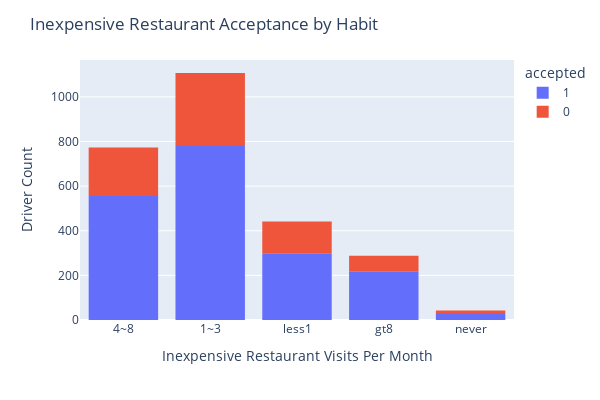

The code cell stored with this chart in its notebook:
### Code cell
# The final obvious candidate for a column related to restaurant coupon acceptance
# is the driver's restaurant visitation habits.
# I want to visualize acceptance across habits to see if there are any obvious trends.
fig_lt20_habits = px.histogram(lt20, x=lt20['restaurant_less_than_20'], color='accepted')
fig_lt20_habits.update_layout(title='Inexpensive Restaurant Acceptance by Habit', 
                              xaxis_title='Inexpensive Restaurant Visits Per Month', 
                              yaxis_title='Driver Count',
                              height=400,
                              width=600)
fig_lt20_habits.show()

### Figure 1 — Plotly figure (JSON) as saved in the notebook; plotly's stock layout.template omitted (floating-point values rounded to 4 significant figures; data arrays with more than 128 entries replaced by an {"elided": "..."} marker saying what was removed)
{"data": [{"alignmentgroup": "True", "bingroup": "x", "hovertemplate": "accepted=1<br>restaurant_less_than_20=%{x}<br>count=%{y}<extra></extra>", "legendgroup": "1", "marker": {"color": "#636efa", "pattern": {"shape": ""}}, "name": "1", "offsetgroup": "1", "orientation": "v", "showlegend": true, "type": "histogram", "x": {"elided": "1881 str values"}, "xaxis": "x", "yaxis": "y"}, {"alignmentgroup": "True", "bingroup": "x", "hovertemplate": "accepted=0<br>restaurant_less_than_20=%{x}<br>count=%{y}<extra></extra>", "legendgroup": "0", "marker": {"color": "#EF553B", "pattern": {"shape": ""}}, "name": "0", "offsetgroup": "0", "orientation": "v", "showlegend": true, "type": "histogram", "x": {"elided": "772 str values"}, "xaxis": "x", "yaxis": "y"}], "layout": {"barmode": "relative", "height": 400, "legend": {"title": {"text": "accepted"}, "tracegroupgap": 0}, "margin": {"t": 60}, "title": {"text": "Inexpensive Restaurant Acceptance by Habit"}, "width": 600, "xaxis": {"anchor": "y", "domain": [0, 1], "title": {"text": "Inexpensive Restaurant Visits Per Month"}}, "yaxis": {"anchor": "x", "domain": [0, 1], "title": {"text": "Driver Count"}}}}
